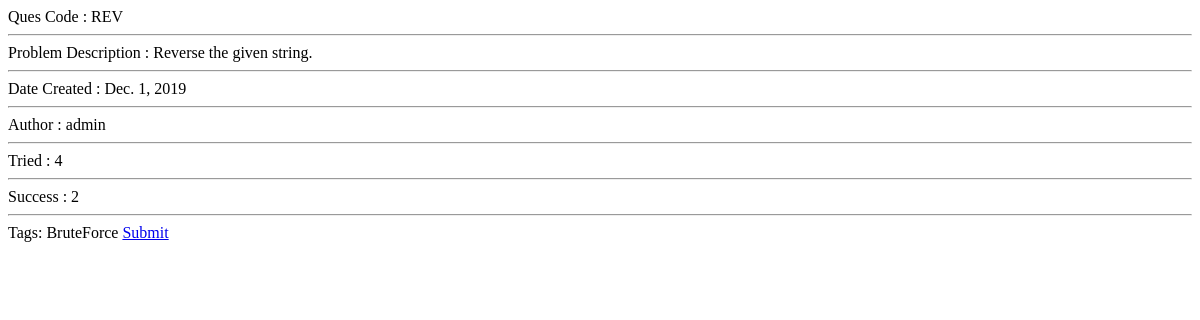
Page /problems/display/5 on the earlier database version.
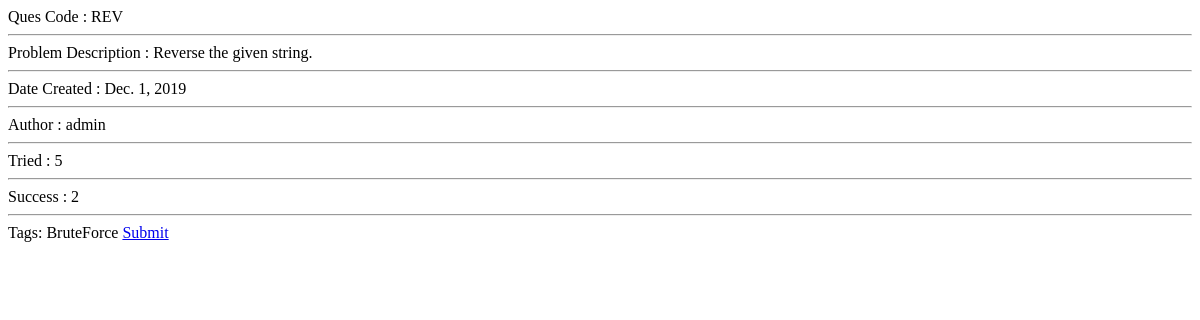
Same page on the later database version.
### problems/models.py (models this page shows, shortened)
class problem(models.Model):
	quesCode = models.CharField(max_length=10)
	description = models.TextField()
	total_submissions = models.IntegerField(default=0)
	successful_submissions = models.IntegerField(default=0)
	created_on = models.DateField(default=datetime.date.today)
	author = models.ForeignKey(User, on_delete=models.CASCADE)
	tags = models.ManyToManyField(questionTag)
	time = models.FloatField(choices=[(0.5,0.5),(1.0,1.0)], default=1.0)

### problems/views.py (the view)
# urls.py: path('display/<int:id>', views.display_problem, name='display-problem'),
def display_problem(request, id):
	cur_prob = problem.objects.get(id=id)
	return render(request, 'problems/display_a_problem.html', {'problem':cur_prob})

### problems/models.py (called while the page is built)
	def __str__(self):
		return self.tag

### problems/templates/problems/display_a_problem.html
Ques Code : {{ problem.quesCode }}
<hr>
Problem Description : {{ problem.description }}
<hr>
Date Created : {{ problem.created_on }}
<hr>
Author : {{ problem.author }}
<hr>
Tried : {{ problem.total_submissions }}
<hr>
Success : {{ problem.successful_submissions }}
<hr>
Tags:
{% for tag in problem.tags.all %}
	{{ tag }}
{% endfor %}
<a href="{% url 'submit-solution' problem.id %}">Submit</a>

Differences in the rows shown:
changed problem "REV": total_submissions "4" → "5"
